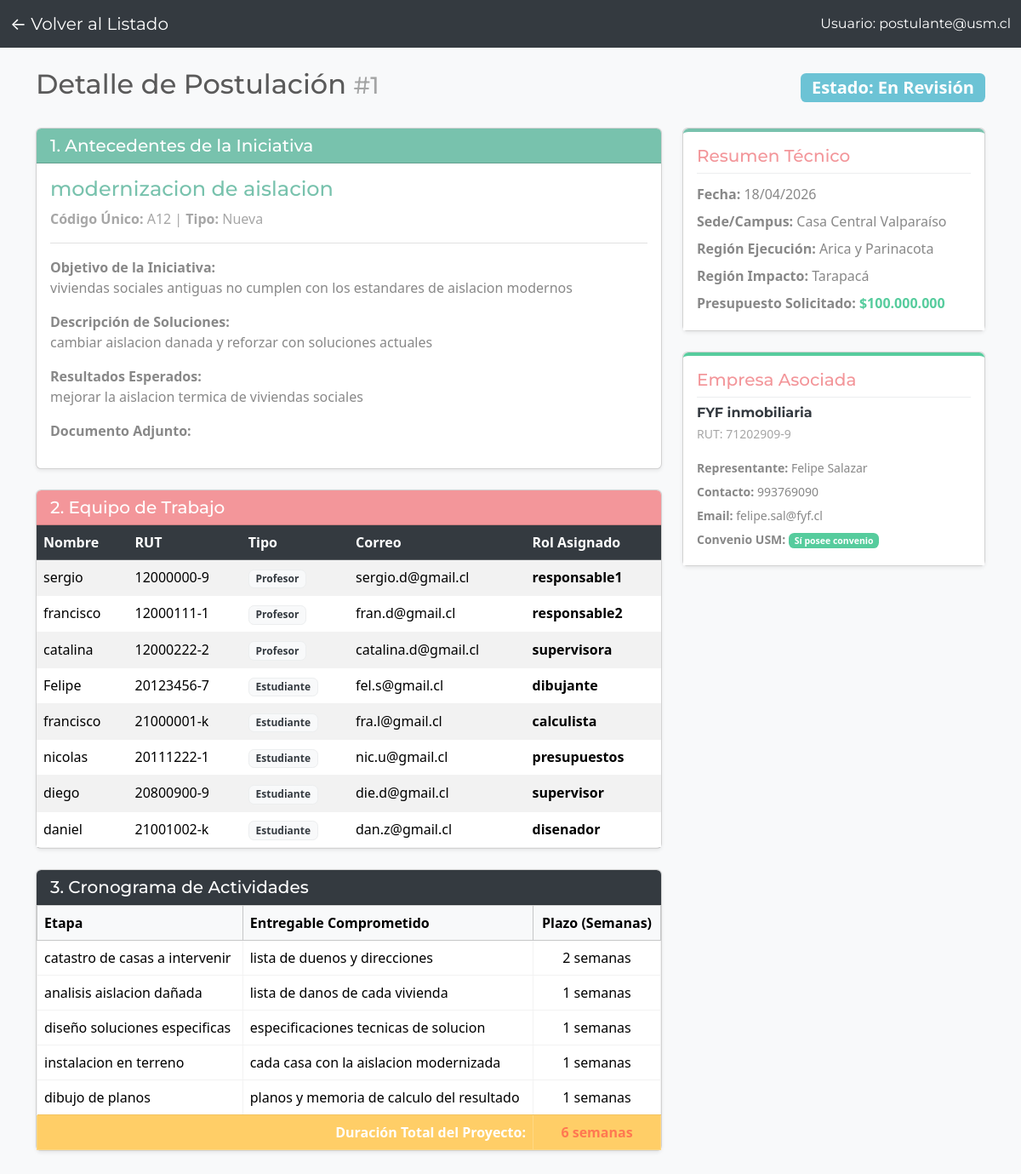
The page /PHP/detalle_postulacion.php?id=1 (signed in) on the database its author committed.
### tables this page shows
CREATE TABLE Postulacion(
    Numero_Postulacion INT PRIMARY KEY,
    Fecha_Postulacion DATE NOT NULL,
    Codigo_Postulacion VARCHAR(100) NOT NULL UNIQUE,
    Presupuesto_Total DECIMAL(15,2) NOT NULL,
    Rut_Empresa VARCHAR(10) NOT NULL,
    ID_Sede INT NOT NULL,
    ID_Region_Ejecucion INT NOT NULL,
    ID_Region_Impacto INT NOT NULL,
    ID_Tipo_Iniciativa INT NOT NULL,
    ID_Estado INT NOT NULL,
    FOREIGN KEY (Rut_Empresa) REFERENCES Entidad_Empresa(Rut_Empresa),
    FOREIGN KEY (ID_Sede) REFERENCES Sede(ID_Sede),
    FOREIGN KEY (ID_Region_Ejecucion) REFERENCES Region(ID_Region),
    FOREIGN KEY (ID_Region_Impacto) REFERENCES Region(ID_Region),
    FOREIGN KEY (ID_Tipo_Iniciativa) REFERENCES Tipo_Iniciativa(ID_Tipo_Iniciativa),
    FOREIGN KEY (ID_Estado) REFERENCES Estado_Postulacion(ID_Estado)
);

CREATE TABLE Estado_Postulacion(
    ID_Estado INT PRIMARY KEY,
    Nombre_Estado VARCHAR(100) NOT NULL
);

CREATE TABLE Iniciativa(
    ID_Iniciativa INT PRIMARY KEY AUTO_INCREMENT,
    Documentos VARCHAR(100),
    Nombre_Iniciativa VARCHAR(100) NOT NULL,
    Objetivo_Iniciativa VARCHAR(255) NOT NULL,
    Descripcion_Soluciones VARCHAR(255) NOT NULL,
    Resultados_Esperados VARCHAR(255) NOT NULL,
    ID_Postulacion INT NOT NULL,
    FOREIGN KEY (ID_Postulacion) REFERENCES Postulacion(Numero_Postulacion)
);

CREATE TABLE Tipo_Iniciativa(
    ID_tipo_iniciativa INT PRIMARY KEY,
    Nombre_Tipo_Iniciativa VARCHAR(100) NOT NULL
);

CREATE TABLE Postulacion_Integrante(
    Numero_Postulacion INT NOT NULL,
    ID_integrante INT NOT NULL,
    Rol_Cumple_Integrante VARCHAR(100) NOT NULL,
    PRIMARY KEY (Numero_Postulacion, ID_integrante),
    FOREIGN KEY (Numero_Postulacion) REFERENCES Postulacion(Numero_Postulacion),
    FOREIGN KEY (ID_integrante) REFERENCES Integrante_Equipo(ID_integrante)
);

CREATE TABLE Integrante_Equipo(
    ID_integrante INT PRIMARY KEY AUTO_INCREMENT,
    Nombre_Integrante VARCHAR(100) NOT NULL,
    RUT_Integrante VARCHAR(10) NOT NULL UNIQUE,
    Departamento_Integrante VARCHAR(100) NOT NULL,
    Mail_Integrante VARCHAR(100) NOT NULL,
    Telefono_Integrante VARCHAR(20),
    ID_Tipo_Persona INT NOT NULL,
    ID_Sede INT NOT NULL,
    FOREIGN KEY (ID_Tipo_persona) REFERENCES Tipo_Persona(ID_Tipo_Persona),
    FOREIGN KEY (ID_Sede) REFERENCES Sede(ID_Sede)
);

CREATE TABLE Tipo_Persona(
    ID_Tipo_Persona INT PRIMARY KEY,
    Nombre_Tipo_Persona VARCHAR(100) NOT NULL
);

CREATE TABLE Etapa_Cronograma(
    ID_Etapa INT NOT NULL AUTO_INCREMENT,
    ID_Postulacion INT NOT NULL,
    Etapa VARCHAR(100) NOT NULL,
    Entregable VARCHAR(100) NOT NULL,
    Plazos INT NOT NULL,
    PRIMARY KEY (ID_Etapa),
    FOREIGN KEY (ID_Postulacion) REFERENCES Postulacion(Numero_Postulacion)
);

CREATE TABLE Sede(
    ID_Sede INT PRIMARY KEY,
    Nombre_Sede VARCHAR(100) NOT NULL
);

CREATE TABLE Region(
    ID_Region INT PRIMARY KEY,
    Nombre_Region VARCHAR(100) NOT NULL
);

CREATE TABLE Entidad_Empresa(
    Rut_Empresa VARCHAR(10) PRIMARY KEY,
    Nombre_Empresa VARCHAR(100) NOT NULL,
    Representante_Empresa VARCHAR(100) NOT NULL,
    Mail_Representante VARCHAR(100) NOT NULL,
    Convenio_USM BOOLEAN NOT NULL,
    Telefono_Representante VARCHAR(20) NOT NULL,
    ID_Tamanio INT NOT NULL,
    FOREIGN KEY (ID_Tamanio) REFERENCES Tamanio_Empresa(ID_Tamanio)
);

### PHP/detalle_postulacion.php (the view, shortened to what this page needs)
<?php
require 'conexion.php';
$id_postulacion = intval($_GET['id']);
$sql_principal = "SELECT p.*, e.Nombre_Empresa, e.Representante_Empresa, e.Mail_Representante, e.Convenio_USM, e.Telefono_Representante,
                         s.Nombre_Sede, r1.Nombre_Region AS Region_Ejecucion, r2.Nombre_Region AS Region_Impacto,
                         ti.Nombre_Tipo_Iniciativa, est.Nombre_Estado,
                         i.Nombre_Iniciativa, i.Objetivo_Iniciativa, i.Descripcion_Soluciones, i.Resultados_Esperados, i.Documentos
                  FROM Postulacion p
                  JOIN Entidad_Empresa e ON p.Rut_Empresa = e.Rut_Empresa
                  JOIN Sede s ON p.ID_Sede = s.ID_Sede
                  JOIN Region r1 ON p.ID_Region_Ejecucion = r1.ID_Region
                  JOIN Region r2 ON p.ID_Region_Impacto = r2.ID_Region
                  JOIN Tipo_Iniciativa ti ON p.ID_Tipo_Iniciativa = ti.ID_tipo_iniciativa
                  JOIN Estado_Postulacion est ON p.ID_Estado = est.ID_Estado
                  LEFT JOIN Iniciativa i ON p.Numero_Postulacion = i.ID_Postulacion
                  WHERE p.Numero_Postulacion = ?";
$stmt_p = $conexion->prepare($sql_principal);
$stmt_p->bind_param("i", $id_postulacion);
$stmt_p->execute();
$resultado_p = $stmt_p->get_result();
$postulacion = $resultado_p->fetch_assoc();
$sql_equipo = "SELECT ie.Nombre_Integrante, ie.RUT_Integrante, ie.Mail_Integrante, pi.Rol_Cumple_Integrante, tp.Nombre_Tipo_Persona
               FROM Postulacion_Integrante pi
               JOIN Integrante_Equipo ie ON pi.ID_integrante = ie.ID_integrante
               JOIN Tipo_Persona tp ON ie.ID_Tipo_Persona = tp.ID_Tipo_Persona
               WHERE pi.Numero_Postulacion = ?";
$stmt_eq = $conexion->prepare($sql_equipo);
$stmt_eq->bind_param("i", $id_postulacion);
$stmt_eq->execute();
$equipo = $stmt_eq->get_result();
$sql_cronograma = "SELECT Etapa, Entregable, Plazos FROM Etapa_Cronograma WHERE ID_Postulacion = ?";
$stmt_cr = $conexion->prepare($sql_cronograma);
$stmt_cr->bind_param("i", $id_postulacion);
$stmt_cr->execute();
$cronograma = $stmt_cr->get_result();
$sql_funcion = "SELECT TotalSemanasPostulacion(?) AS Total";
$stmt_func = $conexion->prepare($sql_funcion);
$stmt_func->bind_param("i", $id_postulacion);
$stmt_func->execute();
$resultado_func = $stmt_func->get_result()->fetch_assoc();
$total_semanas_bd = $resultado_func['Total'];
?>
<!DOCTYPE html>
<html lang="es">
<head>
    <link href="https://bootswatch.com/5/minty/bootstrap.min.css" rel="stylesheet">
</head>
<body class="bg-light">
<nav class="navbar navbar-dark bg-dark">
  <div class="container-fluid">
    <a class="navbar-brand" href="principal.php">← Volver al Listado</a>
    <span class="navbar-text text-white">
        Usuario: <?php echo $_SESSION['usuario']; ?>
    </span>
  </div>
</nav>
<div class="container mt-4 mb-5">
    <div class="d-flex justify-content-between align-items-center mb-4">
        <h2>Detalle de Postulación <small class="text-muted">#<?php echo $postulacion['Numero_Postulacion']; ?></small></h2>
        <span class="badge bg-info fs-5">Estado: <?php echo $postulacion['Nombre_Estado']; ?></span>
    </div>
    <div class="row">
        <div class="col-lg-8">
            <div class="card shadow-sm mb-4">
                <div class="card-header bg-primary text-white">
                    <h5 class="mb-0">1. Antecedentes de la Iniciativa</h5>
                </div>
                <div class="card-body">
                    <h4 class="text-primary"><?php echo htmlspecialchars($postulacion['Nombre_Iniciativa'] ?? 'Sin Nombre'); ?></h4>
                    <p class="text-muted"><strong>Código Único:</strong> <?php echo $postulacion['Codigo_Postulacion']; ?> | <strong>Tipo:</strong> <?php echo $postulacion['Nombre_Tipo_Iniciativa']; ?></p>
                    <hr>
                    <p><strong>Objetivo de la Iniciativa:</strong><br><?php echo nl2br(htmlspecialchars($postulacion['Objetivo_Iniciativa'] ?? 'No especificado')); ?></p>
                    <p><strong>Descripción de Soluciones:</strong><br><?php echo nl2br(htmlspecialchars($postulacion['Descripcion_Soluciones'] ?? 'No especificado')); ?></p>
                    <p><strong>Resultados Esperados:</strong><br><?php echo nl2br(htmlspecialchars($postulacion['Resultados_Esperados'] ?? 'No especificado')); ?></p>
                    <?php if (!empty($postulacion['Documentos'])): ?>
                        <p><strong>Documento Adjunto:</strong> <span class="text-success" <?php echo htmlspecialchars($postulacion['Documentos']); ?></span></p>
                    <?php endif; ?>
                </div>
            </div>
            <div class="card shadow-sm mb-4">
                <div class="card-header bg-secondary text-white">
                    <h5 class="mb-0">2. Equipo de Trabajo</h5>
                </div>
                <div class="card-body p-0">
                    <div class="table-responsive">
                        <table class="table table-striped mb-0">
                            <thead class="table-dark">
                                <tr>
                                    <th>Nombre</th>
                                    <th>RUT</th>
                                    <th>Tipo</th>
                                    <th>Correo</th>
                                    <th>Rol Asignado</th>
                                </tr>
                            </thead>
                            <tbody>
                                <?php if ($equipo->num_rows > 0): ?>
                                    <?php while ($eq = $equipo->fetch_assoc()): ?>
                                        <tr>
                                            <td><?php echo htmlspecialchars($eq['Nombre_Integrante']); ?></td>
                                            <td><?php echo htmlspecialchars($eq['RUT_Integrante']); ?></td>
                                            <td><span class="badge bg-light text-dark border"><?php echo $eq['Nombre_Tipo_Persona']; ?></span></td>
                                            <td><?php echo htmlspecialchars($eq['Mail_Integrante']); ?></td>
                                            <td><strong><?php echo htmlspecialchars($eq['Rol_Cumple_Integrante'] ?? 'Integrante'); ?></strong></td>
                                        </tr>
                                    <?php endwhile; ?>
                                <?php else: ?>
                                    <tr><td colspan="5" class="text-center text-muted p-3">No hay integrantes registrados en este equipo.</td></tr>
                                <?php endif; ?>
                            </tbody>
                        </table>
                    </div>
                </div>
            </div>
            <div class="card shadow-sm mb-4">
                <div class="card-header bg-dark text-white">
                    <h5 class="mb-0">3. Cronograma de Actividades</h5>
                </div>
                <div class="card-body p-0">
                    <div class="table-responsive">
                        <table class="table table-bordered mb-0">
                            <thead class="table-light">
                                <tr>
                                    <th>Etapa</th>
                                    <th>Entregable Comprometido</th>
                                    <th class="text-center" style="width: 150px;">Plazo (Semanas)</th>
                                </tr>
                            </thead>
                            <tbody>
                                <?php if ($cronograma->num_rows > 0): ?>
                                    <?php while ($cr = $cronograma->fetch_assoc()): ?>
                                        <tr>
                                            <td><?php echo htmlspecialchars($cr['Etapa']); ?></td>
                                            <td><?php echo htmlspecialchars($cr['Entregable']); ?></td>
                                            <td class="text-center"><?php echo $cr['Plazos']; ?> semanas</td>
                                        </tr>
                                    <?php endwhile; ?>
                                    <tr class="table-warning fw-bold">
                                        <td colspan="2" class="text-end">Duración Total del Proyecto:</td>
                                        <td class="text-center text-danger"><?php echo $total_semanas_bd; ?> semanas</td>
                                    </tr>
                                <?php else: ?>
                                    <tr><td colspan="3" class="text-center text-muted p-3">No hay etapas registradas en el cronograma.</td></tr>
                                <?php endif; ?>
                            </tbody>
                        </table>
                    </div>
                </div>
            </div>
        </div>
        <div class="col-lg-4">
            <div class="card shadow-sm mb-4">
                <div class="card-body bg-white border-top border-4 border-primary rounded-top">
                    <h5 class="card-title text-secondary border-bottom pb-2">Resumen Técnico</h5>
                    <ul class="list-unstyled lh-lg mb-0">
                        <li><strong>Fecha:</strong> <?php echo date("d/m/Y", strtotime($postulacion['Fecha_Postulacion'])); ?></li>
                        <li><strong>Sede/Campus:</strong> <?php echo htmlspecialchars($postulacion['Nombre_Sede']); ?></li>
                        <li><strong>Región Ejecución:</strong> <?php echo htmlspecialchars($postulacion['Region_Ejecucion']); ?></li>
                        <li><strong>Región Impacto:</strong> <?php echo htmlspecialchars($postulacion['Region_Impacto']); ?></li>
                        <li><strong>Presupuesto Solicitado:</strong> <span class="text-success fw-bold">$<?php echo number_format($postulacion['Presupuesto_Total'], 0, ',', '.'); ?></span></li>
                    </ul>
                </div>
            </div>
            <div class="card shadow-sm mb-4">
                <div class="card-body bg-white border-top border-4 border-success rounded-top">
                    <h5 class="card-title text-secondary border-bottom pb-2">Empresa Asociada</h5>
                    <h6 class="fw-bold text-dark mb-1"><?php echo htmlspecialchars($postulacion['Nombre_Empresa']); ?></h6>
                    <p class="text-muted small mb-3">RUT: <?php echo $postulacion['Rut_Empresa']; ?></p>
                    <ul class="list-unstyled lh-lg small mb-0">
                        <li><strong>Representante:</strong> <?php echo htmlspecialchars($postulacion['Representante_Empresa']); ?></li>
                        <li><strong>Contacto:</strong> <?php echo htmlspecialchars($postulacion['Telefono_Representante']); ?></li>
                        <li><strong>Email:</strong> <?php echo htmlspecialchars($postulacion['Mail_Representante']); ?></li>
                        <li><strong>Convenio USM:</strong>
                            <?php if ($postulacion['Convenio_USM'] == 1): ?>
                                <span class="badge bg-success">Sí posee convenio</span>
                            <?php else: ?>
                                <span class="badge bg-danger">No posee convenio</span>
                            <?php endif; ?>
                        </li>
                    </ul>
                </div>
            </div>
        </div>
    </div>
</div>
</body>
</html>

### rows shown on the page
postulacion: Numero_Postulacion "1", ID_Estado.Nombre_Estado "En Revisión", iniciativa.Nombre_Iniciativa "modernizacion de aislacion", Codigo_Postulacion "A12", ID_Tipo_Iniciativa.Nombre_Tipo_Iniciativa "Nueva", iniciativa.Objetivo_Iniciativa "viviendas sociales antiguas no cumplen con los estandares de aislacion modernos", iniciativa.Descripcion_Soluciones "cambiar aislacion danada y reforzar con soluciones actuales", iniciativa.Resultados_Esperados "mejorar la aislacion termica de viviendas sociales", Fecha_Postulacion "18/04/2026", ID_Sede.Nombre_Sede "Casa Central Valparaíso", ID_Region_Ejecucion.Nombre_Region "Arica y Parinacota", ID_Region_Impacto.Nombre_Region "Tarapacá", Presupuesto_Total "100.000.000", Rut_Empresa.Nombre_Empresa "FYF inmobiliaria", Rut_Empresa "71202909-9", Rut_Empresa.Representante_Empresa "Felipe Salazar", Rut_Empresa.Telefono_Representante "993769090", Rut_Empresa.Mail_Representante "felipe.sal@fyf.cl"
postulacion_integrante: ID_integrante.Nombre_Integrante "sergio", ID_integrante.RUT_Integrante "12000000-9", tipo_persona.Nombre_Tipo_Persona "Profesor", ID_integrante.Mail_Integrante "sergio.d@gmail.cl", Rol_Cumple_Integrante "responsable1"
postulacion_integrante: ID_integrante.Nombre_Integrante "francisco", ID_integrante.RUT_Integrante "12000111-1", tipo_persona.Nombre_Tipo_Persona "Profesor", ID_integrante.Mail_Integrante "fran.d@gmail.cl", Rol_Cumple_Integrante "responsable2"
postulacion_integrante: ID_integrante.Nombre_Integrante "catalina", ID_integrante.RUT_Integrante "12000222-2", tipo_persona.Nombre_Tipo_Persona "Profesor", ID_integrante.Mail_Integrante "catalina.d@gmail.cl", Rol_Cumple_Integrante "supervisora"
postulacion_integrante: ID_integrante.Nombre_Integrante "Felipe", ID_integrante.RUT_Integrante "20123456-7", tipo_persona.Nombre_Tipo_Persona "Estudiante", ID_integrante.Mail_Integrante "fel.s@gmail.cl", Rol_Cumple_Integrante "dibujante"
postulacion_integrante: ID_integrante.Nombre_Integrante "francisco", ID_integrante.RUT_Integrante "21000001-k", tipo_persona.Nombre_Tipo_Persona "Estudiante", ID_integrante.Mail_Integrante "fra.l@gmail.cl", Rol_Cumple_Integrante "calculista"
postulacion_integrante: ID_integrante.Nombre_Integrante "nicolas", ID_integrante.RUT_Integrante "20111222-1", tipo_persona.Nombre_Tipo_Persona "Estudiante", ID_integrante.Mail_Integrante "nic.u@gmail.cl", Rol_Cumple_Integrante "presupuestos"
postulacion_integrante: ID_integrante.Nombre_Integrante "diego", ID_integrante.RUT_Integrante "20800900-9", tipo_persona.Nombre_Tipo_Persona "Estudiante", ID_integrante.Mail_Integrante "die.d@gmail.cl", Rol_Cumple_Integrante "supervisor"
postulacion_integrante: ID_integrante.Nombre_Integrante "daniel", ID_integrante.RUT_Integrante "21001002-k", tipo_persona.Nombre_Tipo_Persona "Estudiante", ID_integrante.Mail_Integrante "dan.z@gmail.cl", Rol_Cumple_Integrante "disenador"
etapa_cronograma: Etapa "catastro de casas a intervenir", Entregable "lista de duenos y direcciones", Plazos "2"
etapa_cronograma: Etapa "analisis aislacion dañada", Entregable "lista de danos de cada vivienda", Plazos "1"
etapa_cronograma: Etapa "diseño soluciones especificas", Entregable "especificaciones tecnicas de solucion", Plazos "1"
etapa_cronograma: Etapa "instalacion en terreno", Entregable "cada casa con la aislacion modernizada", Plazos "1"
etapa_cronograma: Etapa "dibujo de planos", Entregable "planos y memoria de calculo del resultado", Plazos "1"

### other values the page prints
$_SESSION['usuario'] "postulante@usm.cl"
$total_semanas_bd "6"
